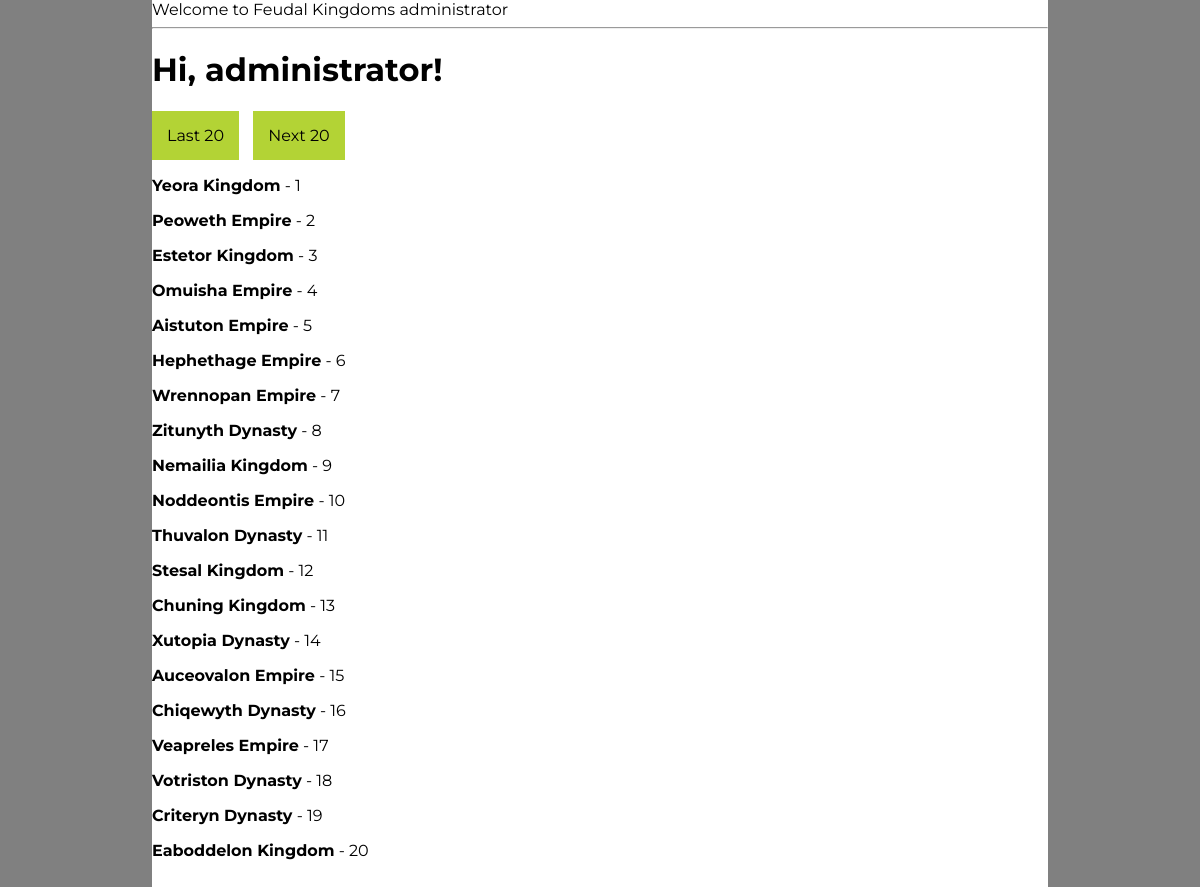
Page /explore (signed in) on the committed database.
### app/models.py (models this page shows, shortened)
class User(UserMixin, db.Model):
    __tablename__ = 'users'
    id = db.Column('id', db.Integer, primary_key=True, autoincrement=True)
    username = db.Column(db.String(50), unique=True, nullable=False)
    password_hash = db.Column(db.String(128))
    authenticated = db.Column(db.Boolean, default=False)
    email = db.Column(db.String(150), unique=True)
    created_on = db.Column(db.DateTime,
                           server_default=db.func.now())
    updated_on = db.Column(db.DateTime,
                           server_default=db.func.now(),
                           server_onupdate=db.func.now())
    isEnabled = db.Column(db.Boolean(), server_default='0')

class RegionAttributes(db.Model):
    __tablename__ = 'region_attributes'
    id = db.Column('regionId', db.Integer, primary_key=True)
    attack = db.Column(db.Integer)
    defense = db.Column(db.Integer)
    hasBarracks = db.Column(db.Integer)
    hasHumanOwner = db.Column(db.Integer)
    isStartingRegion = db.Column(db.Integer)
    isoccupiedby = db.Column(db.String(50))

class Regions(db.Model):
    __tablename__ = 'regions'
    id = db.Column('id', db.Integer, primary_key=True)
    name = db.Column(db.String(100))
    colour = db.Column(db.String(50))
    file = db.Column(db.String(200))

### app/routes.py (the view)
@app.route('/explore')
@app.route('/explore/<page>')
@login_required
def explore(page=None):
    if page == None:
        page = 1
    per_page = 20
    regions = Regions.query.join(RegionAttributes,
                                 Regions.id == RegionAttributes.id).add_columns(Regions.id,
                                                                                Regions.name,
                                                                                Regions.colour,
                                                                                Regions.file,
                                                                                RegionAttributes.attack,
                                                                                RegionAttributes.defense,
                                                                                RegionAttributes.hasBarracks,
                                                                                RegionAttributes.hasHumanOwner).order_by(Regions.id).paginate(int(page), per_page, False)
    lastpage = math.ceil(regions.total/per_page)
    prev_url = url_for('explore',page=regions.next_num) \
        if regions.has_next else 1
    next_url = url_for('explore',page=regions.prev_num) \
        if regions.has_prev else lastpage
    return render_template("region_list.html", title='Explore', regions=regions.items, user=current_user,
                           next_url=next_url, prev_url=prev_url)

### app/models.py (called while the page is built)
@loginMgr.user_loader
def load_user(id):
    return User.query.get(int(id))

### app/templates/region_list.html (shortened to what this page needs)
{% extends "base.html" %}
{% block content %}
    <h1>Hi, {{ user.username }}!</h1>
    {% if next_url %}
    <a class="button" href="{{ next_url }}">Last 20</a>
    {% endif %}
    {% if prev_url %}
    <a class="button" href="{{ prev_url }}">Next 20</a>
    {% endif %}
    {% for region in regions %}
        <div><p><b>{{ region.name }}</b> - {{ region.id }}</p></div>
    {% endfor %}
{% endblock %}

### app/templates/base.html (shortened to what this page needs)
<html>
    <head>
    </head>
    <link rel="stylesheet" href="https://use.fontawesome.com/releases/v5.3.1/css/all.css">
    <div class="content">
    <link rel="stylesheet" href="{{ url_for('static', filename='jquery-jvectormap-2.0.3.css') }}" type="text/css" media="screen"/>
    <link rel="stylesheet" href="{{ url_for('static', filename='base.css') }}" type="text/css" media="screen"/>
    <link href="https://cdnjs.cloudflare.com/ajax/libs/select2/4.0.6-rc.0/css/select2.min.css" rel="stylesheet" />
    <body>
        <div>Welcome to Feudal Kingdoms {{ current_user.username }}</div>
        <hr>
        {% block content %}{% endblock %}
    </body>
    </div>
</html>

### app/static/base.css (style rules this page uses)
html { padding-left: 12%; padding-right: 12%; background-color:grey; font-family: 'Montserrat', sans-serif; }
.content { font-family: 'Montserrat', sans-serif; }
body { margin-top: 0; margin-bottom: 0; }
a.button { -webkit-appearance: button; -moz-appearance: button; appearance: button; text-decoration: none; color: initial; padding: 15px; background-color: #b3d335; margin-right: 10px; }
.content { width: 100%; background-color: white; padding-bottom:20px; }

### rows in the picture
User: username "administrator"
RegionAttributes: name "Yeora Kingdom", id "1"
RegionAttributes: name "Peoweth Empire", id "2"
RegionAttributes: name "Estetor Kingdom", id "3"
RegionAttributes: name "Omuisha Empire", id "4"
RegionAttributes: name "Aistuton Empire", id "5"
RegionAttributes: name "Hephethage Empire", id "6"
RegionAttributes: name "Wrennopan Empire", id "7"
RegionAttributes: name "Zitunyth Dynasty", id "8"
RegionAttributes: name "Nemailia Kingdom", id "9"
RegionAttributes: name "Noddeontis Empire", id "10"
RegionAttributes: name "Thuvalon Dynasty", id "11"
RegionAttributes: name "Stesal Kingdom", id "12"
RegionAttributes: name "Chuning Kingdom", id "13"
RegionAttributes: name "Xutopia Dynasty", id "14"
RegionAttributes: name "Auceovalon Empire", id "15"
RegionAttributes: name "Chiqewyth Dynasty", id "16"
RegionAttributes: name "Veapreles Empire", id "17"
RegionAttributes: name "Votriston Dynasty", id "18"
RegionAttributes: name "Criteryn Dynasty", id "19"
RegionAttributes: name "Eaboddelon Kingdom", id "20"
